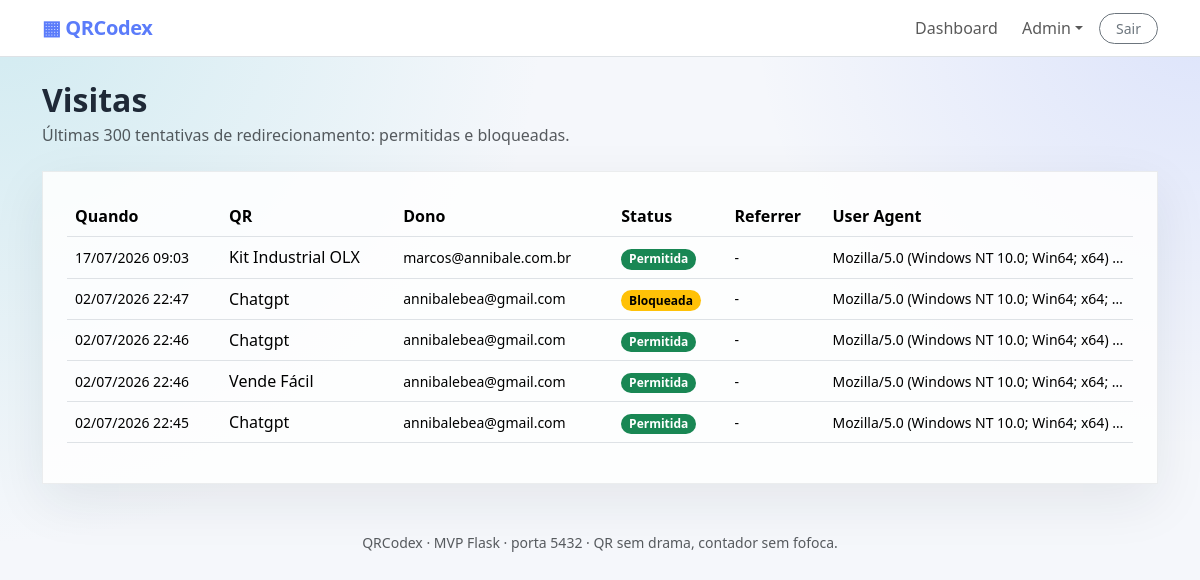
/admin/visits (signed in), run on the app's committed database.
### app.py (models this page shows, shortened)
class Setting(db.Model):
    key = db.Column(db.String(80), primary_key=True)
    value = db.Column(db.Text, default="")

class Visit(db.Model):
    id = db.Column(db.Integer, primary_key=True)
    qrcode_id = db.Column(db.Integer, db.ForeignKey("qr_code.id"), nullable=False, index=True)
    user_id = db.Column(db.Integer, db.ForeignKey("user.id"), nullable=False, index=True)
    created_at = db.Column(db.DateTime, default=lambda: datetime.now(timezone.utc), index=True)
    ip_hash = db.Column(db.String(64), default="")
    user_agent = db.Column(db.String(255), default="")
    referrer = db.Column(db.String(255), default="")
    allowed = db.Column(db.Boolean, default=True)
    qrcode = db.relationship("QRCode", back_populates="visits")

class QRCode(db.Model):
    id = db.Column(db.Integer, primary_key=True)
    user_id = db.Column(db.Integer, db.ForeignKey("user.id"), nullable=False)
    title = db.Column(db.String(140), nullable=False)
    slug = db.Column(db.String(80), unique=True, nullable=False, index=True)
    target_url = db.Column(db.Text, nullable=False)
    is_active = db.Column(db.Boolean, default=True)
    notes = db.Column(db.Text, default="")
    created_at = db.Column(db.DateTime, default=lambda: datetime.now(timezone.utc))
    updated_at = db.Column(db.DateTime, default=lambda: datetime.now(timezone.utc), onupdate=lambda: datetime.now(timezone.utc))
    user = db.relationship("User", back_populates="qrcodes")
    visits = db.relationship("Visit", back_populates="qrcode", cascade="all, delete-orphan")

class User(db.Model):
    id = db.Column(db.Integer, primary_key=True)
    name = db.Column(db.String(120), nullable=False)
    email = db.Column(db.String(255), unique=True, nullable=False, index=True)
    password_hash = db.Column(db.String(255), nullable=False)
    is_admin = db.Column(db.Boolean, default=False)
    is_active = db.Column(db.Boolean, default=True)
    plan_id = db.Column(db.Integer, db.ForeignKey("plan.id"), nullable=True)
    created_at = db.Column(db.DateTime, default=lambda: datetime.now(timezone.utc))
    plan = db.relationship("Plan", back_populates="users")
    qrcodes = db.relationship("QRCode", back_populates="user", cascade="all, delete-orphan")

### app.py (the view)
@app.route("/admin/visits")
@login_required
@admin_required
def admin_visits():
    visits = Visit.query.order_by(Visit.created_at.desc()).limit(300).all()
    return render_template("admin_visits.html", visits=visits)

### app.py (called while the page is built)
def get_setting(key, default=""):
    row = Setting.query.get(key)
    return row.value if row else default

def current_user():
    user_id = session.get("user_id")
    if not user_id:
        return None
    return User.query.get(user_id)

@app.context_processor
def inject_globals():
    return {
        "current_user": current_user(),
        "site_name": get_setting("site_name", "QRCodex"),
        "signup_open": get_setting("signup_open", "1") == "1",
    }

def login_required(fn):
    @wraps(fn)
    def wrapper(*args, **kwargs):
        user = current_user()
        if not user:
            flash("Entre na sua conta para continuar.", "warning")
            return redirect(url_for("login", next=request.path))
        if not user.is_active:
            session.clear()
            flash("Sua conta está desativada. Fale com o suporte/admin.", "danger")
            return redirect(url_for("login"))
        return fn(*args, **kwargs)
    return wrapper

def admin_required(fn):
    @wraps(fn)
    def wrapper(*args, **kwargs):
        user = current_user()
        if not user or not user.is_admin:
            abort(403)
        return fn(*args, **kwargs)
    return wrapper

### templates/admin_visits.html (shortened to what this page needs)
{% extends "base.html" %}
{% block content %}
<div class="mb-4">
  <h1 class="h2 fw-bold mb-1">Visitas</h1>
  <p class="text-muted mb-0">Últimas 300 tentativas de redirecionamento: permitidas e bloqueadas.</p>
</div>
<div class="soft-card p-4">
  <div class="table-responsive">
    <table class="table align-middle">
      <thead><tr><th>Quando</th><th>QR</th><th>Dono</th><th>Status</th><th>Referrer</th><th>User Agent</th></tr></thead>
      <tbody>
      {% for visit in visits %}
      <tr>
        <td class="small">{{ visit.created_at.strftime('%d/%m/%Y %H:%M') }}</td>
        <td>{{ visit.qrcode.title if visit.qrcode else '-' }}</td>
        <td class="small">{{ visit.qrcode.user.email if visit.qrcode and visit.qrcode.user else '-' }}</td>
        <td>{% if visit.allowed %}<span class="badge text-bg-success rounded-pill">Permitida</span>{% else %}<span class="badge text-bg-warning rounded-pill">Bloqueada</span>{% endif %}</td>
        <td class="small text-truncate" style="max-width: 180px;">{{ visit.referrer or '-' }}</td>
        <td class="small text-truncate" style="max-width: 260px;">{{ visit.user_agent or '-' }}</td>
      </tr>
      {% else %}
      <tr><td colspan="6" class="text-muted text-center py-4">Sem visitas ainda.</td></tr>
      {% endfor %}
      </tbody>
    </table>
  </div>
</div>
{% endblock %}

### templates/base.html (shortened to what this page needs)
<!doctype html>
<html lang="pt-BR">
<head>
  <link href="https://cdn.jsdelivr.net/npm/bootstrap@5.3.3/dist/css/bootstrap.min.css" rel="stylesheet">
  <link rel="stylesheet" href="{{ url_for('static', filename='css/style.css') }}">
</head>
<body>
<nav class="navbar navbar-expand-lg navbar-light bg-white border-bottom sticky-top soft-nav">
  <div class="container">
    <a class="navbar-brand fw-bold brand" href="{{ url_for('index') }}">▦ {{ site_name }}</a>
    <div class="collapse navbar-collapse" id="navMenu">
      <ul class="navbar-nav ms-auto align-items-lg-center gap-lg-2">
        {% if current_user %}
          <li class="nav-item"><a class="nav-link" href="{{ url_for('dashboard') }}">Dashboard</a></li>
          {% if current_user.is_admin %}
            <li class="nav-item dropdown">
              <a class="nav-link dropdown-toggle" href="#" role="button" data-bs-toggle="dropdown">Admin</a>
            </li>
          {% endif %}
          <li class="nav-item"><a class="btn btn-outline-secondary btn-sm rounded-pill px-3" href="{{ url_for('logout') }}">Sair</a></li>
        {% else %}
          <li class="nav-item"><a class="nav-link" href="{{ url_for('login') }}">Entrar</a></li>
          {% if signup_open %}
          <li class="nav-item"><a class="btn btn-primary btn-sm rounded-pill px-3" href="{{ url_for('register') }}">Criar conta</a></li>
          {% endif %}
        {% endif %}
      </ul>
    </div>
  </div>
</nav>
<main class="py-4">
  <div class="container">
    {% block content %}{% endblock %}
  </div>
</main>
<footer class="py-4 text-center text-muted small">
  <div class="container">{{ site_name }} · MVP Flask · porta 5432 · QR sem drama, contador sem fofoca.</div>
</footer>
</body>
</html>

### static/css/style.css (style rules this page uses)
:root { --bg: #f5f7fb; --ink: #1f2937; --muted: #6b7280; --brand: #5b7cfa; --brand-2: #8bd3dd; --card: rgba(255, 255, 255, .86); --line: rgba(31, 41, 55, .08); }
* { box-sizing: border-box; }
body { min-height: 100vh; color: var(--ink); background: radial-gradient(circle at top left, rgba(139, 211, 221, .34), transparent 34rem), radial-gradient(circle at top right, rgba(91, 124, 250, .16), transparent 28rem), var(--bg); }
.soft-nav { backdrop-filter: blur(16px); }
.brand { color: var(--brand) !important; letter-spacing: -.02em; }
.hero-card, .soft-card { background: var(--card); border: 1px solid var(--line); box-shadow: 0 18px 50px rgba(31, 41, 55, .08); }
.table > :not(caption) > * > * { background: transparent; }

### data on the page
Setting: value "QRCodex"
Visit: created_at "17/07/2026 09:03", qrcode "Kit Industrial OLX", qrcode.user "marcos@annibale.com.br", allowed "Permitida", referrer "-", user_agent "Mozilla/5.0 (Windows NT 10.0; Win64; x64)…"
Visit: created_at "02/07/2026 22:47", qrcode "Chatgpt", qrcode.user "annibalebea@gmail.com", allowed "Bloqueada", referrer "-", user_agent "Mozilla/5.0 (Windows NT 10.0; Win64; x64;…"
Visit: created_at "02/07/2026 22:46", qrcode "Chatgpt", qrcode.user "annibalebea@gmail.com", allowed "Permitida", referrer "-", user_agent "Mozilla/5.0 (Windows NT 10.0; Win64; x64)…"
Visit: created_at "02/07/2026 22:46", qrcode "Vende Fácil", qrcode.user "annibalebea@gmail.com", allowed "Permitida", referrer "-", user_agent "Mozilla/5.0 (Windows NT 10.0; Win64; x64;…"
Visit: created_at "02/07/2026 22:45", qrcode "Chatgpt", qrcode.user "annibalebea@gmail.com", allowed "Permitida", referrer "-", user_agent "Mozilla/5.0 (Windows NT 10.0; Win64; x64)…"
